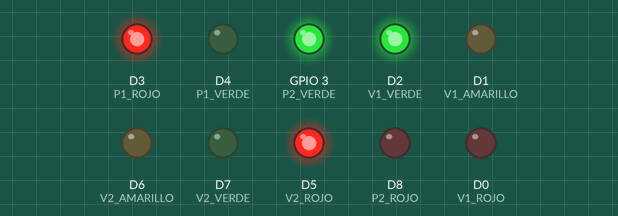
Recording of a sketch running on a simulated ESP8266 (NodeMCU). Shown: output pins drawn as LEDs (lit = HIGH). WiFi joins after 1.5 s; servers stay silent unless stated.

Above: at 5.8 s.
At 11.8 s:
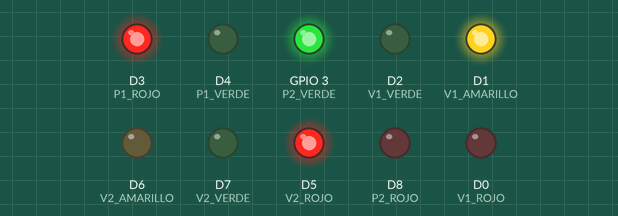
At 17.8 s:
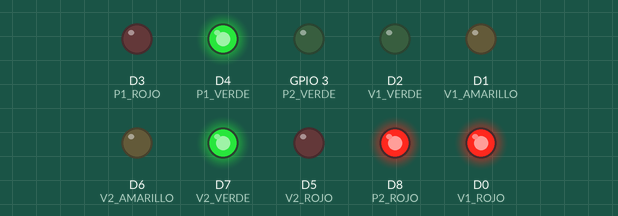
At 23.8 s:
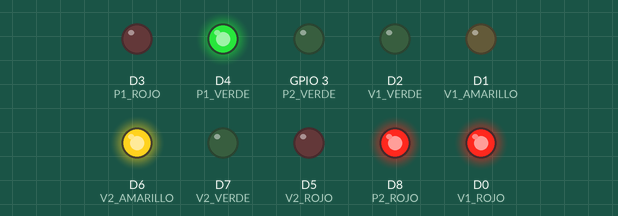
Timing chart, 0 to 33.0 s (numbered marks = the images above):
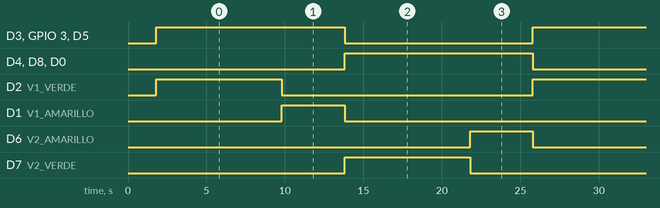

The sketch:

SEMAFOTO.ino
```cpp
#define BLYNK_TEMPLATE_ID "TMPL2qTqYaXdb"
#define BLYNK_TEMPLATE_NAME "SEMAFORO"

#include <ESP8266WiFi.h>
#include <BlynkSimpleEsp8266.h>


char auth[] = "pI-HZ45t_KY2YSTEKCtK2Icv4EwQxvQc";
char ssid[] = "VELOCITY_JONATHAN";
char pass[] = "0941022956";

// Definición de pines para el semáforo vehicular
const int V1_ROJO = D0; //V1_ROJO
const int V1_AMARILLO = D1; //V1_AMARILLO
const int V1_VERDE = D2; //V1_VERDE

// Definición de pines para el semáforo peatonal
const int P1_ROJO = D3; //P1_ROJO
const int P1_VERDE = D4; //P1_VERDE

// Definición de pines para el semáforo vehicular
const int V2_ROJO = D5; //V2_ROJO
const int V2_AMARILLO = D6; //V2_AMARILLO
const int V2_VERDE = D7; //V2_VERDE

// Definición de pines para el semáforo peatonal
const int P2_ROJO = D8; //P2_ROJO
const int P2_VERDE = 3; //P2_VERDE


void setup() {
  Serial.begin(9600);
  Blynk.begin(auth, ssid, pass);

  // Configurar los pines como salida
  pinMode(V1_ROJO, OUTPUT);
  pinMode(V1_AMARILLO, OUTPUT);
  pinMode(V1_VERDE, OUTPUT);

  pinMode(P1_ROJO, OUTPUT);
  pinMode(P1_VERDE, OUTPUT);

  pinMode(V2_ROJO, OUTPUT);
  pinMode(V2_AMARILLO, OUTPUT);
  pinMode(V2_VERDE, OUTPUT);

  pinMode(P2_ROJO, OUTPUT);
  pinMode(P2_VERDE, OUTPUT);


}

void loop() {
  Blynk.run();

  digitalWrite(V1_VERDE, HIGH);//Led semaforo verde 1 encendido.
  digitalWrite(P1_ROJO, HIGH);//Led peatonal rojo 1 encendido.
  digitalWrite(V2_ROJO, HIGH);//Led semaforo rojo 2 encendido.
  digitalWrite(P2_VERDE, HIGH);//Led peatonal verde 2 encendido.
  delay(8000);                              //Espera de 3 segundos

  digitalWrite(V1_VERDE, LOW);//Led semaforo verde 1 apagado.
  digitalWrite(V1_AMARILLO, HIGH);//Led semaforo amarillo 1 encendido.
  delay(4000);                              //Espera de 1 segundo

  digitalWrite(V1_AMARILLO, LOW);//Led semaforo amarillo 1 apagado.
  digitalWrite(P1_ROJO, LOW);//Led peatonal rojo 1 apagado.
  digitalWrite(V2_ROJO, LOW);//Led semaforo rojo 2 apagado.
  digitalWrite(P2_VERDE, LOW);//Led peatonal verde 2 apagado.

  digitalWrite(V1_ROJO, HIGH);//Led semaforo rojo 1 encendido.
  digitalWrite(P1_VERDE, HIGH);//Led peatonal verde 1 encendido.
  digitalWrite(V2_VERDE, HIGH);//Led semaforo verde 2 encendido.
  digitalWrite(P2_ROJO, HIGH);//Led peatonal rojo 2 encendido.
  delay(8000);                             //Espera de 3 segundos

  digitalWrite(V2_VERDE, LOW);//Led semaforo verde 2 apagado.
  digitalWrite(V2_AMARILLO, HIGH);//Led semaforo amarillo 2 encendido.
  delay(4000);                             //Espera de 1 segundo

  digitalWrite(V1_ROJO, LOW);//Led semaforo rojo 1 apagado.
  digitalWrite(P1_VERDE, LOW);//Led peatonal verde 1 apagado.
  digitalWrite(V2_AMARILLO, LOW);//Led semaforo amarillo 2 apagado.
  digitalWrite(P2_ROJO, LOW);//Led peatonal rojo 2 apagado.

}
```

Measured:
- by itself, D3 (P1_ROJO), D4 (P1_VERDE), GPIO 3 (P2_VERDE), D5 (V2_ROJO), D8 (P2_ROJO), D0 (V1_ROJO): alternates HIGH for 12.0 s and LOW for 12.0 s
- by itself, D2 (V1_VERDE), D7 (V2_VERDE): alternates HIGH for 8.0 s and LOW for 16.0 s
- by itself, D1 (V1_AMARILLO), D6 (V2_AMARILLO): alternates HIGH for 4.0 s and LOW for 20.0 s
